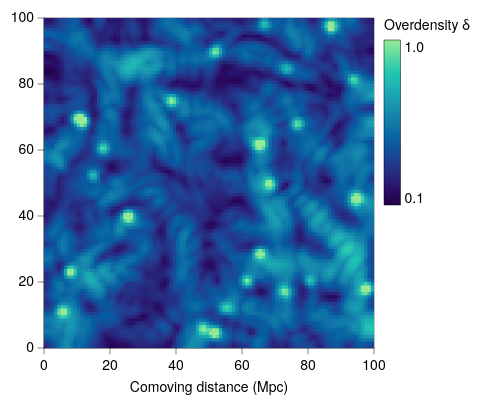

Write the Vega-Lite specification saved for this chart.
### Vega-Lite specification from a JSON file in a GitHub repository (floating-point values rounded to 4 significant figures; data arrays with more than 128 entries replaced by an {"elided": "..."} marker saying what was removed)
{"background": null, "config": {"arc": {"fill": "#DBDBDB", "fillOpacity": 1.0, "innerRadius": 41.25, "padAngle": 0.03, "stroke": "black", "strokeOpacity": 1, "strokeWidth": 0.25}, "area": {"fill": "#DBDBDB", "fillOpacity": 1.0, "stroke": "black", "strokeOpacity": 1, "strokeWidth": 0.25}, "axis": {"domain": true, "domainCap": "round", "domainColor": "black", "domainWidth": 0.25, "grid": false, "gridCap": "round", "gridColor": "#F1F1F1", "gridDash": [0, 0], "gridOpacity": 1.0, "gridWidth": 0.25, "labelColor": "black", "labelFont": "Helvetica Neue, HelveticaNeue, Helvetica, Arial, sans-serif", "labelFontSize": 7, "labelFontStyle": "normal", "labelFontWeight": 400, "offset": 0, "ticks": true, "tickCap": "round", "tickColor": "black", "tickRound": false, "tickSize": 3, "tickWidth": 0.25, "titleColor": "black", "titleFont": "Helvetica Neue, HelveticaNeue, Helvetica, Arial, sans-serif", "titleFontSize": 7, "titleFontStyle": "normal", "titleFontWeight": 400}, "axisX": {"domain": true, "labelAlign": "center", "labelAngle": 0, "labels": true, "ticks": true, "translate": 0}, "axisY": {"domain": true, "labelAlign": "right", "labelAngle": 0, "labels": true, "ticks": true, "translate": 0}, "axisRight": {"domain": true, "labelAlign": "left", "labelAngle": 0, "labels": true, "ticks": true, "translate": 0}, "axisTop": {"domain": true, "labelAlign": "center", "labelAngle": 0, "labels": true, "ticks": true, "translate": 0}, "axisBand": {"tickOffset": 0}, "bar": {"fill": "#DBDBDB", "fillOpacity": 1.0, "stroke": "black", "strokeOpacity": 1, "strokeWidth": 0.25}, "boxplot": {"size": 14.85, "ticks": {"cornerRadius": 0.25, "fill": "black", "opacity": 1, "size": 7.425, "thickness": 0.25}, "box": {"fillOpacity": 1.0, "stroke": "black", "strokeOpacity": 1, "strokeWidth": 0.25}, "median": {"cornerRadius": 0, "fill": "black", "fillOpacity": 1.0, "opacity": 1, "size": 14.85, "thickness": 0.25}, "rule": {"fill": "black", "fillOpacity": 1.0, "size": 16.5, "stroke": "black", "strokeDash": [0, 0], "strokeOpacity": 1, "strokeWidth": 0.25}, "outliers": {"color": "black", "fill": "black", "fillOpacity": 1.0, "size": 0, "stroke": "black", "strokeOpacity": 1, "strokeWidth": 0.25}}, "circle": {"fill": "black", "fillOpacity": 1.0, "size": 2.062, "stroke": null, "strokeOpacity": 1, "strokeWidth": 0.25}, "errorband": {"band": {"fillOpacity": 0.6, "stroke": null, "strokeWidth": 0.25, "strokeOpacity": 1}, "borders": {"opacity": 0, "strokeOpacity": 0.25, "strokeWidth": 1}}, "errorbar": {"opacity": 1, "rule": {"strokeDash": [0, 0], "strokeWidth": 0.25}, "ticks": {"color": "black", "cornerRadius": 0.125, "opacity": 1, "size": 9.9, "thickness": 0.25}, "thickness": 0.25}, "font": "Helvetica Neue, HelveticaNeue, Helvetica, Arial, sans-serif", "geoshape": {"fill": "#DBDBDB", "fillOpacity": 1.0, "stroke": "black", "strokeOpacity": 1, "strokeWidth": 0.25}, "header": {"labelColor": "black", "labelFont": "Helvetica Neue, HelveticaNeue, Helvetica, Arial, sans-serif", "labelFontSize": 7, "labelFontStyle": "normal", "labelFontWeight": 400, "titleColor": "black", "titleFont": "Helvetica Neue, HelveticaNeue, Helvetica, Arial, sans-serif", "titleFontSize": 7, "titleFontStyle": "normal", "titleFontWeight": 400, "titlePadding": 0}, "legend": {"disable": false, "offset": 4.5, "titlePadding": 4, "labelOffset": 2, "gradientLabelOffset": 2, "gradientLength": 82.5, "gradientThickness": 8.25, "gradientOpacity": 1.0, "gradientStrokeColor": "black", "gradientStrokeWidth": 0.25, "labelColor": "black", "labelFont": "Helvetica Neue, HelveticaNeue, Helvetica, Arial, sans-serif", "labelFontSize": 7, "labelFontStyle": "normal", "labelFontWeight": 400, "strokeColor": "black", "strokeWidth": 0, "symbolSize": 42, "symbolStrokeColor": "black", "symbolStrokeWidth": 0.25, "titleColor": "black", "titleFont": "Helvetica Neue, HelveticaNeue, Helvetica, Arial, sans-serif", "titleFontSize": 7, "titleFontStyle": "normal", "titleFontWeight": 400}, "line": {"color": "black", "stroke": "black", "strokeCap": "butt", "strokeDash": [0, 0], "strokeOpacity": 1, "strokeWidth": 0.5}, "point": {"filled": true, "fill": "#DBDBDB", "fillOpacity": 1.0, "size": 8.25, "stroke": "black", "strokeOpacity": 1, "strokeWidth": 0.25}, "range": {"category": ["#5CA7B1", "#B7D0EE", "#B7B3E4", "#B3DAB5", "#F5E1B3", "#3D727B", "#809DC7", "#867DAC", "#80A988", "#CBB17A", "#204148", "#546B94", "#584C77", "#507B5F", "#9D824D"], "diverging": {"scheme": ["#6F572A", "#876E43", "#9E875F", "#B5A17F", "#CABBA2", "#DCD6CC", "#F4F1E9", "#C9D7DA", "#9DBFC6", "#78A5AF", "#558B96", "#36717C", "#1A5762"]}, "heatmap": {"scheme": ["#230347", "#290D67", "#28287D", "#204092", "#0C58A0", "#126FA5", "#1886AC", "#1D9DB1", "#22B4B4", "#27CAAE", "#5FDBA1", "#98E993"]}, "ordinal": {"scheme": ["#F1F1F1", "#DBDBDB", "#C6C6C6", "#B2B2B2", "#9D9D9D", "#898989", "#767676", "#636363", "#515151", "#404040", "#2F2F2F", "#1F1F1F"]}, "ramp": {"scheme": ["#32022B", "#43044D", "#4C196E", "#4D338C", "#484DA6", "#3A68BB", "#1D83CA", "#1D9CCB", "#23B5C9", "#28CDC5", "#4DE0B4", "#91EE9F"]}}, "rule": {"color": "black", "stroke": "black", "strokeCap": "round", "strokeDash": [2, 2], "strokeOpacity": 1, "strokeWidth": 0.25}, "scale": {"bandPaddingInner": 0.1, "bandPaddingOuter": 0.1, "round": false}, "rect": {"fill": "#DBDBDB", "fillOpacity": 1.0, "stroke": "black", "strokeOpacity": 1, "strokeWidth": 0.25}, "square": {"fill": "#DBDBDB", "fillOpacity": 1.0, "size": 16.5, "stroke": "black", "strokeOpacity": 1, "strokeWidth": 0.25}, "text": {"color": "black", "font": "Helvetica Neue, HelveticaNeue, Helvetica, Arial, sans-serif", "fontSize": 7, "fontStyle": "normal", "fontWeight": 400}, "tick": {"color": "black", "cornerRadius": 0.125, "opacity": 1.0, "size": 14.85, "thickness": 0.25}, "title": {"anchor": "middle", "frame": "group", "color": "black", "font": "Helvetica Neue, HelveticaNeue, Helvetica, Arial, sans-serif", "fontSize": 7, "fontStyle": "normal", "fontWeight": 400, "subtitleColor": "black", "subtitleFont": "Helvetica Neue, HelveticaNeue, Helvetica, Arial, sans-serif", "subtitleFontSize": "Helvetica Neue, HelveticaNeue, Helvetica, Arial, sans-serif", "subtitleFontStyle": "normal", "subtitleFontWeight": 400}, "trail": {"color": "black", "opacity": 1, "size": 0.5}, "view": {"continuousWidth": 165, "continuousHeight": 165, "discreteWidth": 165, "discreteHeight": 165, "fill": null, "stroke": "black", "strokeWidth": 0.25}}, "data": {"name": "data-4b5ccc71a6e158b2ae93a916202ffd7d"}, "mark": {"type": "rect", "clip": true, "stroke": null}, "encoding": {"color": {"field": "delta", "title": "Overdensity δ", "type": "quantitative"}, "x": {"field": "x0", "scale": {"domain": [0, 100], "nice": false}, "title": "Comoving distance (Mpc)", "type": "quantitative"}, "x2": {"field": "x1"}, "y": {"field": "y0", "scale": {"domain": [0, 100], "nice": false}, "title": null, "type": "quantitative"}, "y2": {"field": "y1"}}, "$schema": "https://vega.github.io/schema/vega-lite/v6.4.1.json", "datasets": {"data-4b5ccc71a6e158b2ae93a916202ffd7d": {"elided": "10000 records"}}}
